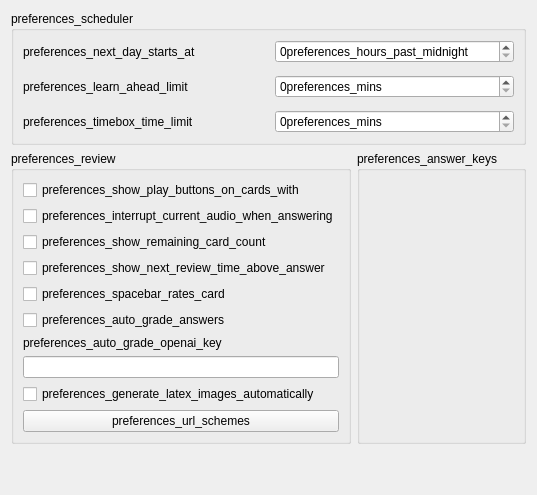
     <widget class="QWidget" name="tab_3">
      <attribute name="title">
       <string>preferences_review</string>
      </attribute>
      <layout class="QVBoxLayout" name="review_options_layout">
       <item>
        <widget class="QGroupBox" name="schedulerGroup">
         <property name="title">
          <string>preferences_scheduler</string>
         </property>
         <layout class="QVBoxLayout" name="verticalLayout_17">
          <item>
           <layout class="QGridLayout" name="gridLayout_4">
            <property name="spacing">
             <number>12</number>
            </property>
            <item row="1" column="1">
             <widget class="QSpinBox" name="lrnCutoff">
              <property name="maximumSize">
               <size>
                <width>16777215</width>
                <height>16777215</height>
               </size>
              </property>
              <property name="suffix">
               <string>preferences_mins</string>
              </property>
              <property name="maximum">
               <number>999</number>
              </property>
             </widget>
            </item>
            <item row="2" column="0">
             <widget class="QLabel" name="label_30">
              <property name="text">
               <string>preferences_timebox_time_limit</string>
              </property>
              <property name="buddy">
               <cstring>timeLimit</cstring>
              </property>
             </widget>
            </item>
            <item row="0" column="1">
             <widget class="QSpinBox" name="dayOffset">
              <property name="maximumSize">
               <size>
                <width>16777215</width>
                <height>16777215</height>
               </size>
              </property>
              <property name="suffix">
               <string>preferences_hours_past_midnight</string>
              </property>
              <property name="maximum">
               <number>23</number>
              </property>
             </widget>
            </item>
            <item row="1" column="0">
             <widget class="QLabel" name="label_24">
              <property name="text">
               <string>preferences_learn_ahead_limit</string>
              </property>
              <property name="buddy">
               <cstring>lrnCutoff</cstring>
              </property>
             </widget>
            </item>
            <item row="0" column="0">
             <widget class="QLabel" name="label_23">
              <property name="text">
               <string>preferences_next_day_starts_at</string>
              </property>
              <property name="buddy">
               <cstring>dayOffset</cstring>
              </property>
             </widget>
            </item>
            <item row="2" column="1">
             <widget class="QSpinBox" name="timeLimit">
              <property name="suffix">
               <string>preferences_mins</string>
              </property>
              <property name="maximum">
               <number>9999</number>
              </property>
             </widget>
            </item>
           </layout>
          </item>
         </layout>
        </widget>
       </item>
       <item>
        <layout class="QHBoxLayout" name="horizontalLayout_5">
         <item>
          <widget class="QGroupBox" name="reviewerGroup">
           <property name="title">
            <string>preferences_review</string>
           </property>
           <layout class="QVBoxLayout" name="verticalLayout_5">
            <item>
             <widget class="QCheckBox" name="showPlayButtons">
              <property name="sizePolicy">
               <sizepolicy hsizetype="Fixed" vsizetype="Fixed">
                <horstretch>0</horstretch>
                <verstretch>0</verstretch>
               </sizepolicy>
              </property>
              <property name="text">
               <string>preferences_show_play_buttons_on_cards_with</string>
              </property>
             </widget>
            </item>
            <item>
             <widget class="QCheckBox" name="interrupt_audio">
              <property name="sizePolicy">
               <sizepolicy hsizetype="Fixed" vsizetype="Fixed">
                <horstretch>0</horstretch>
                <verstretch>0</verstretch>
               </sizepolicy>
              </property>
              <property name="text">
               <string>preferences_interrupt_current_audio_when_answering</string>
              </property>
             </widget>
            </item>
            <item>
             <widget class="QCheckBox" name="showProgress">
              <property name="sizePolicy">
               <sizepolicy hsizetype="Fixed" vsizetype="Fixed">
                <horstretch>0</horstretch>
                <verstretch>0</verstretch>
               </sizepolicy>
              </property>
              <property name="text">
               <string>preferences_show_remaining_card_count</string>
              </property>
             </widget>
            </item>
            <item>
             <widget class="QCheckBox" name="showEstimates">
              <property name="sizePolicy">
               <sizepolicy hsizetype="Fixed" vsizetype="Fixed">
                <horstretch>0</horstretch>
                <verstretch>0</verstretch>
               </sizepolicy>
              </property>
              <property name="text">
               <string>preferences_show_next_review_time_above_answer</string>
              </property>
             </widget>
            </item>
            <item>
             <widget class="QCheckBox" name="spacebar_rates_card">
              <property name="sizePolicy">
               <sizepolicy hsizetype="Fixed" vsizetype="Fixed">
                <horstretch>0</horstretch>
                <verstretch>0</verstretch>
               </sizepolicy>
              </property>
              <property name="text">
               <string>preferences_spacebar_rates_card</string>
              </property>
             </widget>
            </item>
            <item>
             <widget class="QCheckBox" name="auto_grade_enabled">
              <property name="sizePolicy">
               <sizepolicy hsizetype="Fixed" vsizetype="Fixed">
                <horstretch>0</horstretch>
                <verstretch>0</verstretch>
               </sizepolicy>
              </property>
              <property name="text">
               <string>preferences_auto_grade_answers</string>
              </property>
             </widget>
            </item>
            <item>
             <widget class="QLabel" name="auto_grade_key_label">
              <property name="text">
               <string>preferences_auto_grade_openai_key</string>
              </property>
             </widget>
            </item>
            <item>
             <widget class="QLineEdit" name="openai_api_key">
              <property name="echoMode">
               <enum>QLineEdit::Password</enum>
              </property>
             </widget>
            </item>
            <item>
             <widget class="QCheckBox" name="render_latex">
              <property name="sizePolicy">
               <sizepolicy hsizetype="Fixed" vsizetype="Fixed">
                <horstretch>0</horstretch>
                <verstretch>0</verstretch>
               </sizepolicy>
              </property>
              <property name="text">
               <string>preferences_generate_latex_images_automatically</string>
              </property>
             </widget>
            </item>
            <item>
             <widget class="QPushButton" name="url_schemes">
              <property name="text">
               <string>preferences_url_schemes</string>
              </property>
             </widget>
            </item>
           </layout>
          </widget>
         </item>
         <item>
          <widget class="QGroupBox" name="preferences_answer_keys">
           <property name="title">
            <string>preferences_answer_keys</string>
           </property>
          </widget>
         </item>
        </layout>
       </item>
       <item>
        <spacer name="verticalSpacer_12">
         <property name="orientation">
          <enum>Qt::Orientation::Vertical</enum>
         </property>
         <property name="sizeHint" stdset="0">
          <size>
           <width>20</width>
           <height>40</height>
          </size>
         </property>
        </spacer>
       </item>
      </layout>
     </widget>
